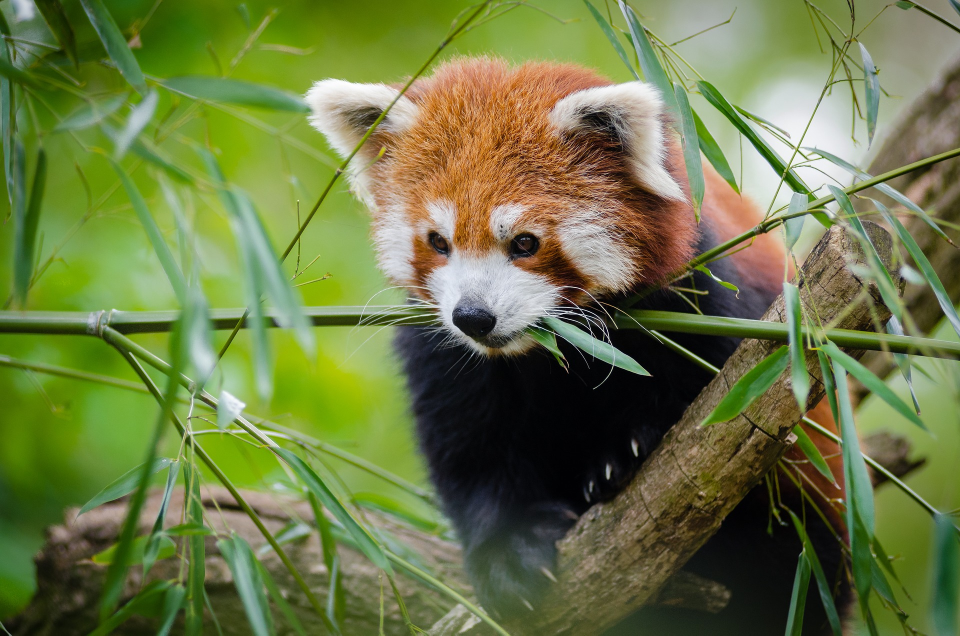
#> input picture imageProcessing/Lab 2/redPanda.jpg, 1920 x 1271 px (shown at 1/2 size)
$ python ImageChannels.py
#> lines starting #> are read from the running program, lines starting #| are printed output that depends on the picture
import cv2
from matplotlib import pyplot as plt


#read the basic image
imageToUseRGB = cv2.imread('redPanda.jpg')
#> imageToUseRGB is the input picture: shape (1271, 1920, 3); mean B, G, R 69.3, 120.1, 108.1

#resize the image to demonstrate the functionality

scale_percent = 60 # percent of original size
width = int(imageToUseRGB.shape[1] * scale_percent / 100)
#> width = 1152
height = int(imageToUseRGB.shape[0] * scale_percent / 100)
#> height = 762
desiredResizedDimension = (width, height)
#> desiredResizedDimension = (1152, 762)

imageToUseRGBResized = cv2.resize(imageToUseRGB, desiredResizedDimension)

cv2.namedWindow("Original Image", cv2.WINDOW_NORMAL) # this allows for resizing using mouse
cv2.imshow("Original Image", imageToUseRGBResized)
cv2.resizeWindow("Original Image", 480, 360)
cv2.waitKey(0)
cv2.destroyWindow('Original Image')

#now start investigating the color channels
# more details: https://stackabuse.com/introduction-to-image-processing-in-python-with-opencv/
blueChanIntenImg, greenChanIntenImg, redChanIntenImg = cv2.split(imageToUseRGBResized) # Split the image into its channels. CAREFULL it's BGR in OpenCV!
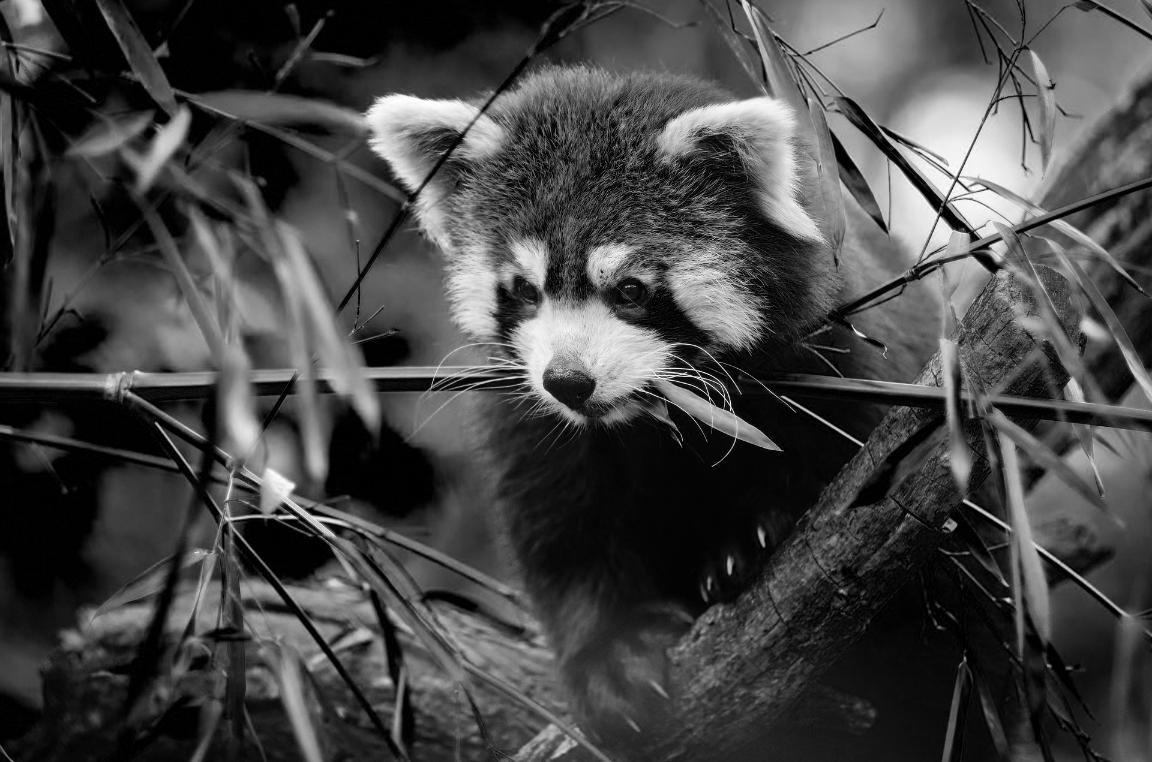
#> blueChanIntenImg: shape (762, 1152); min 0, max 255, mean 69.2
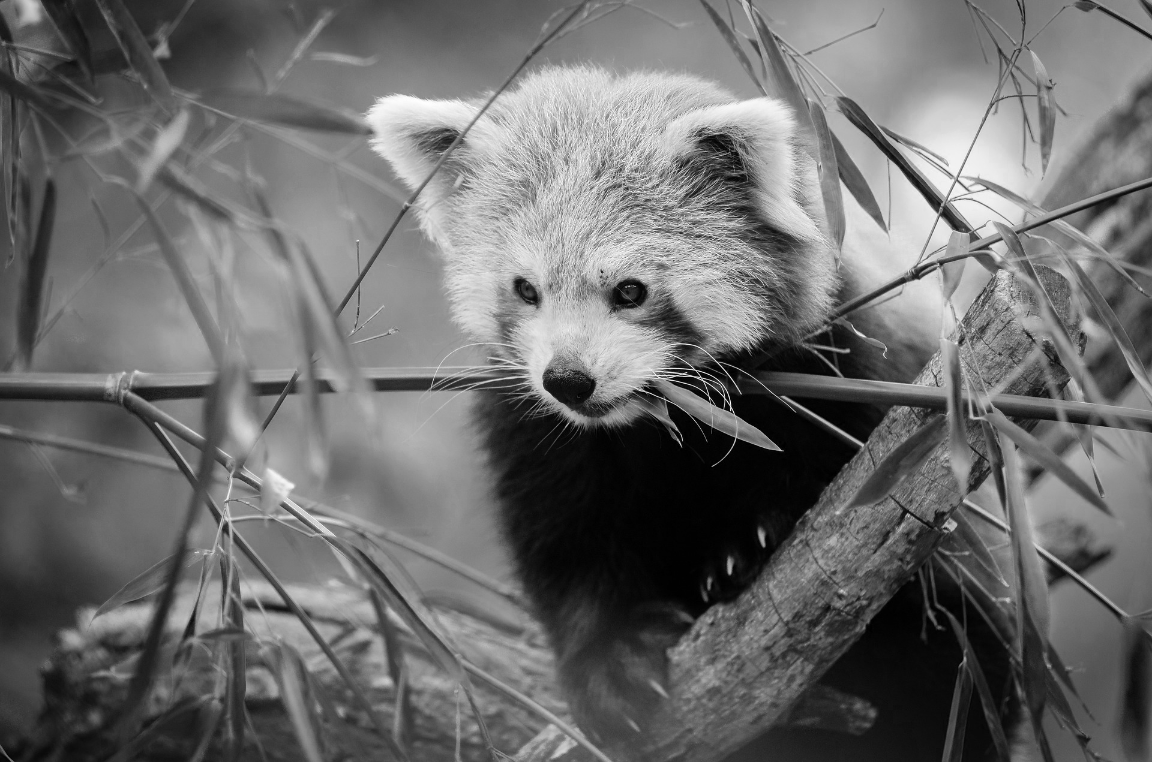
#> redChanIntenImg: shape (762, 1152); min 0, max 255, mean 108

#and illustrate them!
cv2.namedWindow("Blue channel", cv2.WINDOW_NORMAL) # this allows for resizing using mouse
cv2.imshow("Blue channel", blueChanIntenImg)
cv2.resizeWindow("Blue channel", 480, 360)
cv2.waitKey(0)
cv2.namedWindow("Green channel", cv2.WINDOW_NORMAL) # this allows for resizing using mouse
cv2.imshow("Green channel", greenChanIntenImg)
cv2.resizeWindow("Green channel", 480, 360)
cv2.waitKey(0)
cv2.namedWindow("Red channel", cv2.WINDOW_NORMAL) # this allows for resizing using mouse
cv2.imshow("Red channel", redChanIntenImg)
cv2.resizeWindow("Red channel", 480, 360)
cv2.waitKey(0)


#create some histograms per channel
#https://opencv-python-tutroals.readthedocs.io/en/latest/py_tutorials/py_imgproc/py_histograms/py_histogram_begins/py_histogram_begins.html
#recal that pixel values range from 0 to 255. i.e. you will need 256 values to plot a full histogram
blueHist = cv2.calcHist([blueChanIntenImg], [0], None, [256], [0, 256])
#> blueHist = 256 values, max 34495 at index 0, min 24 at index 255, mean 3429
greenHist = cv2.calcHist([greenChanIntenImg], [0], None, [256], [0, 256])
#> greenHist = 256 values, max 8122 at index 169, min 5 at index 255, mean 3429
redHist = cv2.calcHist([redChanIntenImg], [0], None, [256], [0, 256])
#> redHist = 256 values, max 7759 at index 3, min 9 at index 255, mean 3429

# now normalize them
blueHist = blueHist/sum(blueHist)
#> blueHist = 256 values, max 0.0393 at index 0, min 2.73e-05 at index 255, mean 0.00391
greenHist = greenHist/sum(greenHist)
#> greenHist = 256 values, max 0.00925 at index 169, min 5.7e-06 at index 255, mean 0.00391
redHist = redHist/sum(redHist)
#> redHist = 256 values, max 0.00884 at index 3, min 1.03e-05 at index 255, mean 0.00391

plt.plot(blueHist, label='blue')
plt.plot(greenHist, label='green')
plt.plot(redHist, label='red')
plt.show()                                                  #we need this to illustrate the plot
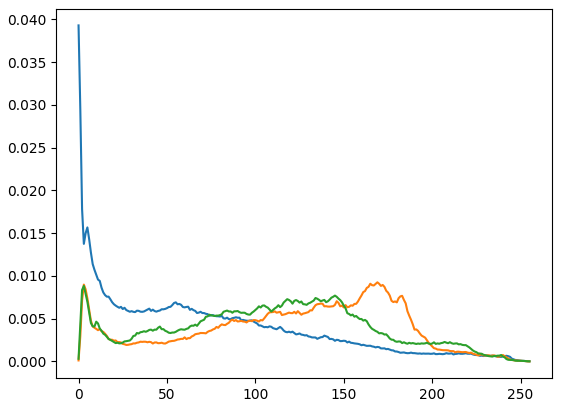
#> figure drawn by matplotlib, 1 panel; curve peaks at x = 0, y = 0.0393; curve peaks at x = 169, y = 0.00925; curve peaks at x = 3, y = 0.00884
plt.waitforbuttonpress()
plt.close()


#destroy all windows
cv2.destroyAllWindows()

#attempt histogram equalization
#https://opencv-python-tutroals.readthedocs.io/en/latest/py_tutorials/py_imgproc/py_histograms/py_histogram_equalization/py_histogram_equalization.html#:~:text=OpenCV%20has%20a%20function%20to%20do%20this%2C%20cv2.&text=Histogram%20equalization%20is%20good%20when,and%20dark%20pixels%20are%20present.
equalBlueChanIntenImg = cv2.equalizeHist(blueChanIntenImg)
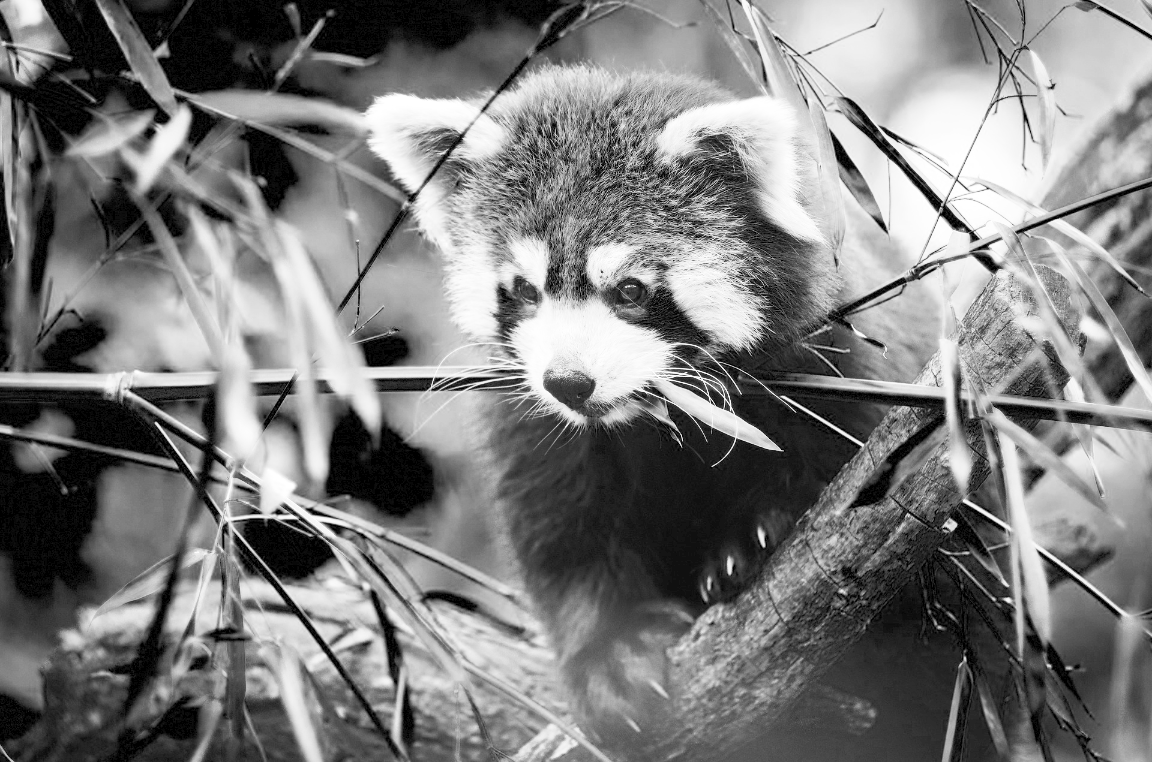
#> equalBlueChanIntenImg: shape (762, 1152); min 0, max 255, mean 123.4
equalGreenChanIntenImg = cv2.equalizeHist(greenChanIntenImg)
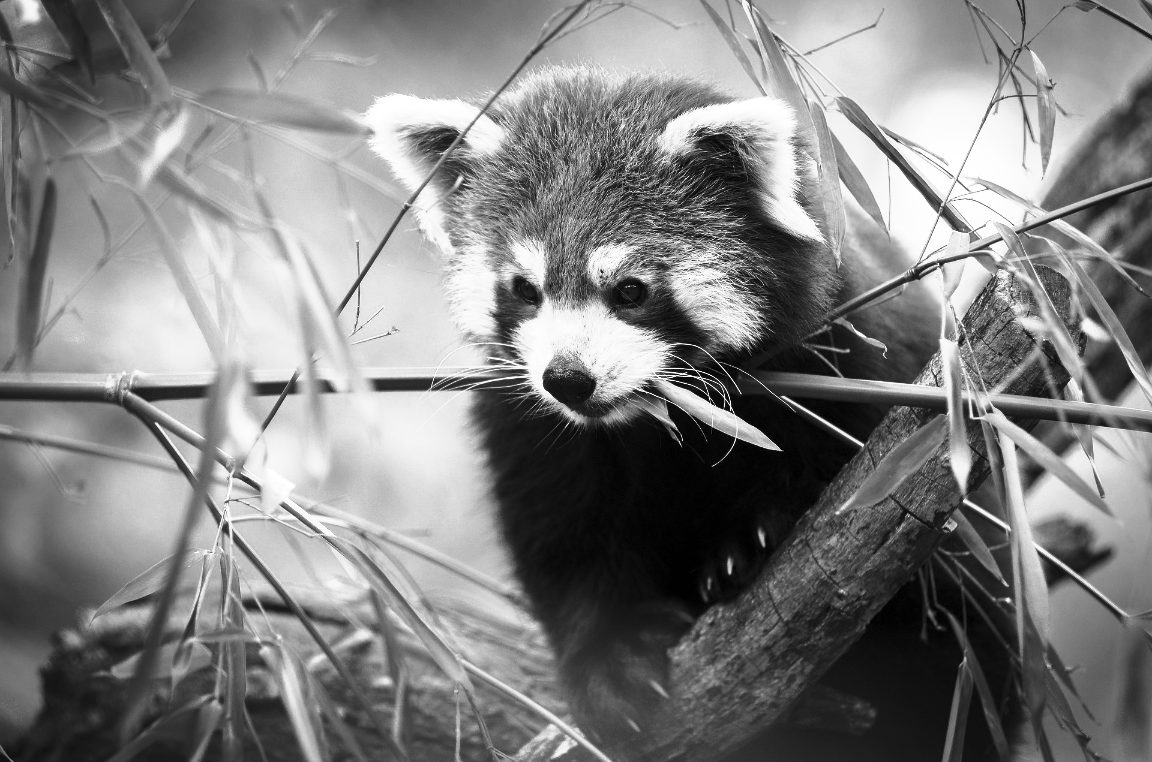
#> equalGreenChanIntenImg: shape (762, 1152); min 0, max 255, mean 128.2
equalRedChanIntenImg = cv2.equalizeHist(redChanIntenImg)

#illustrate equalized images
#and illustrate them!
cv2.namedWindow("Blue channel equalized", cv2.WINDOW_NORMAL) # this allows for resizing using mouse
cv2.imshow("Blue channel equalized", equalBlueChanIntenImg)
cv2.resizeWindow("Blue channel equalized", 480, 360)
cv2.waitKey(0)
cv2.namedWindow("Green channel equalized", cv2.WINDOW_NORMAL) # this allows for resizing using mouse
cv2.imshow("Green channel equalized", equalGreenChanIntenImg)
cv2.resizeWindow("Green channel equalized", 480, 360)
cv2.waitKey(0)
cv2.namedWindow("Red channel equalized", cv2.WINDOW_NORMAL) # this allows for resizing using mouse
cv2.imshow("Red channel equalized", equalRedChanIntenImg)
cv2.resizeWindow("Red channel equalized", 480, 360)
cv2.waitKey(0)

#destroy all windows
cv2.destroyAllWindows()

#synthesize the gray images back to RGBsky
synthesizedRGB = cv2.merge((equalBlueChanIntenImg, equalGreenChanIntenImg, equalRedChanIntenImg))
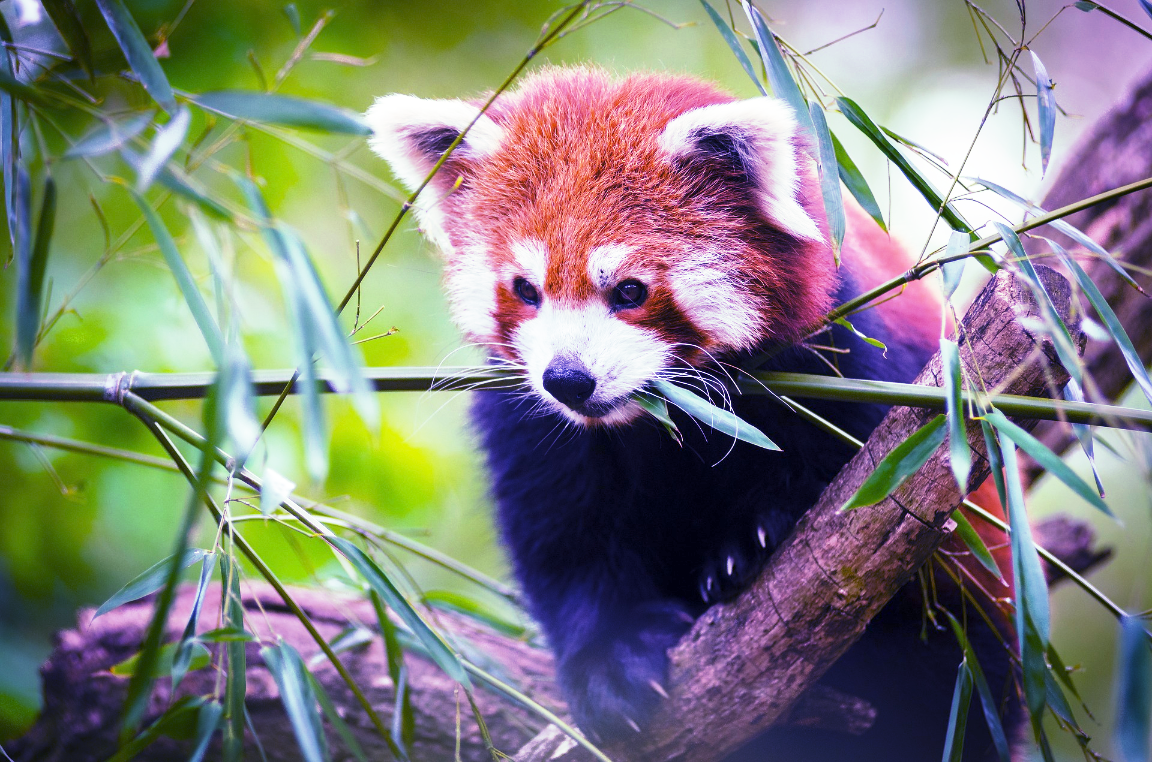
#> synthesizedRGB: shape (762, 1152, 3); mean B, G, R 123.4, 128.2, 128.1

#finaly plot the image
cv2.namedWindow("Equalized Image", cv2.WINDOW_NORMAL) # this allows for resizing using mouse
cv2.imshow("Equalized Image", synthesizedRGB )
cv2.resizeWindow("Equalized Image", 480, 360)
cv2.waitKey(0)
cv2.destroyWindow('Equalized Image')
